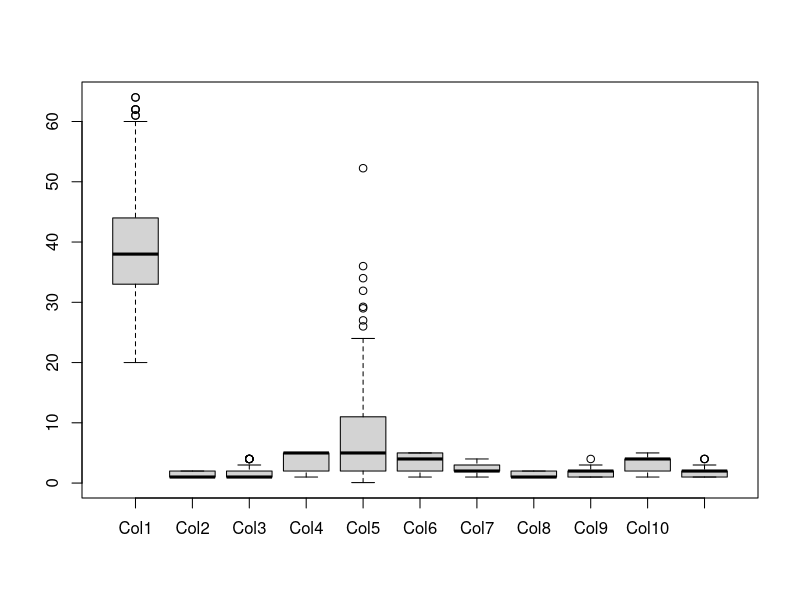
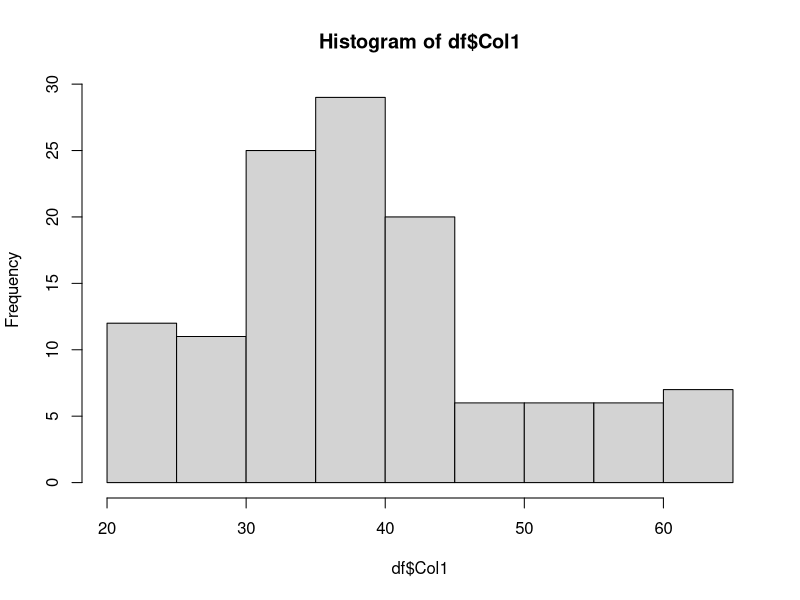
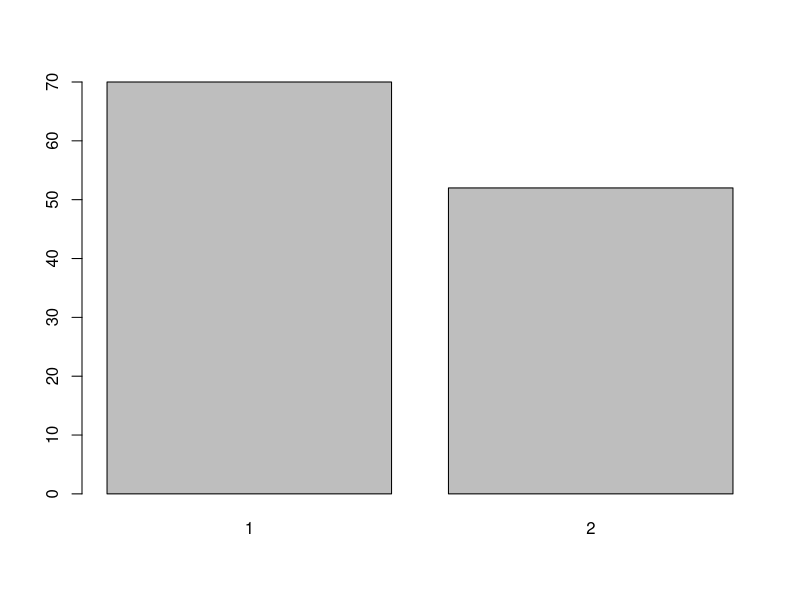
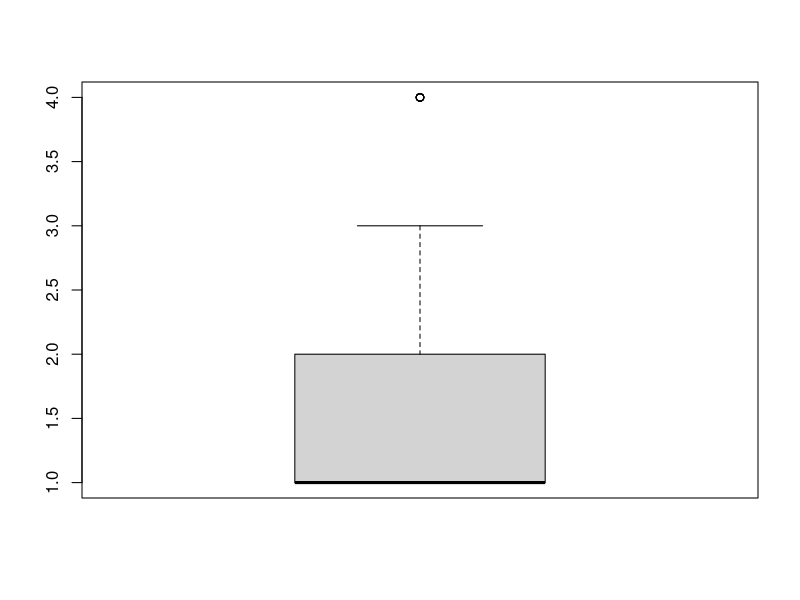
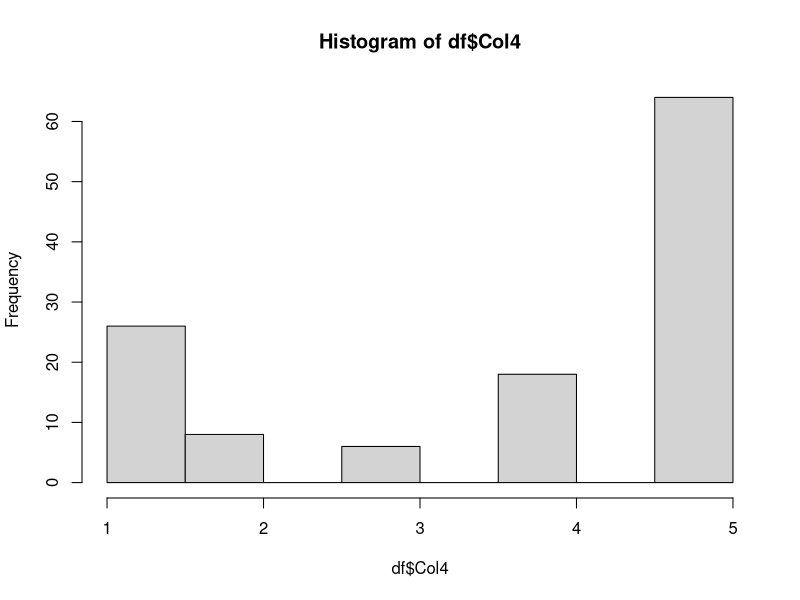
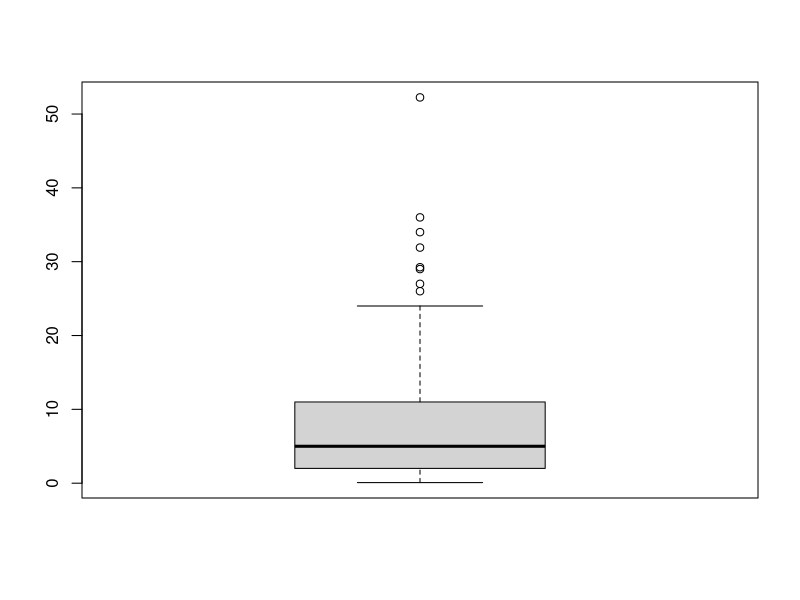
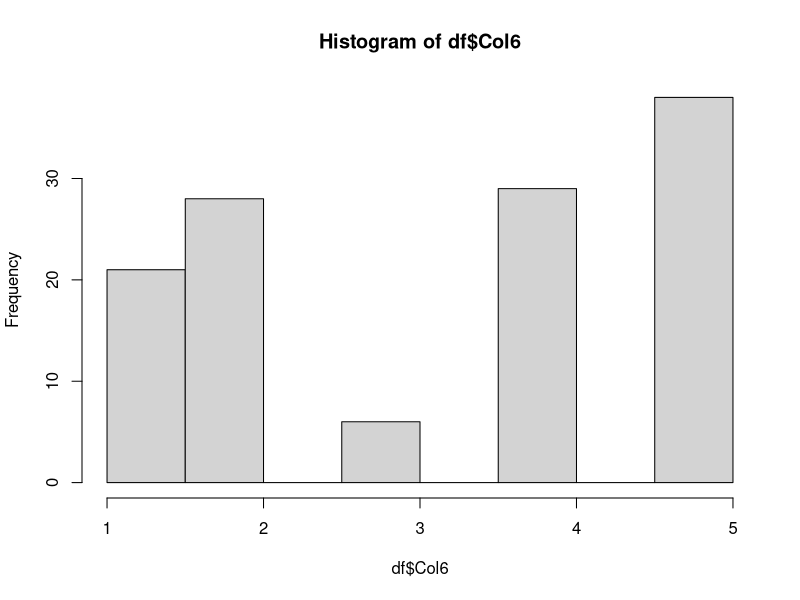
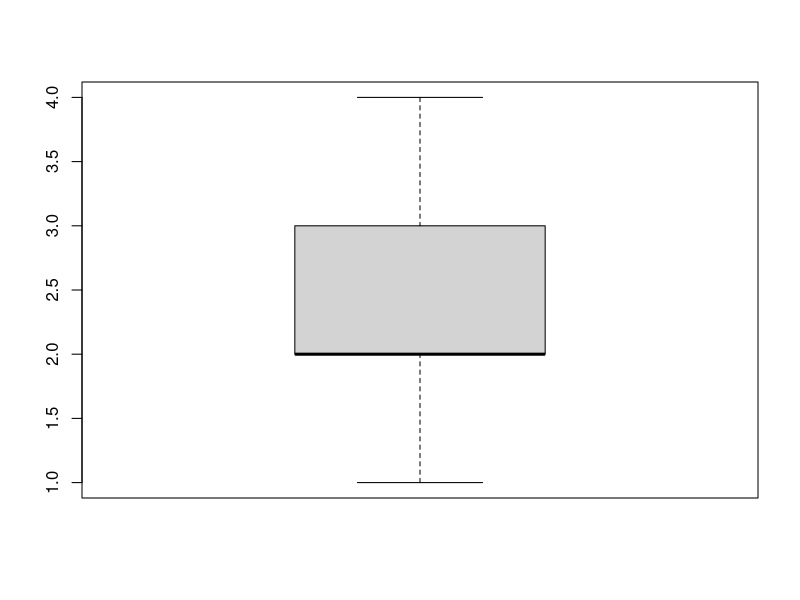

Generate these figures, in order, with R:
## ---- chunk 1
# Load Dataset
library(readxl)
df <- read_excel("Typical_Employee_Survey_Data.xlsx", col_names = FALSE)

# Add Column Names (Header)
colnames(df) <- c("Col1","Col2","Col3","Col4","Col5","Col6","Col7","Col8","Col9","Col10","Col11")

# Five point summary of Each Column
fivenum(df$Col1)
fivenum(df$Col2)
fivenum(df$Col3)
fivenum(df$Col4)
fivenum(df$Col5)
fivenum(df$Col6)
fivenum(df$Col7)
fivenum(df$Col8)
fivenum(df$Col9)
fivenum(df$Col10)
fivenum(df$Col11)

# Box plot
boxplot(df)


# Converting to Factors
df$Col2<-as.factor(df$Col2)
df$Col8<-as.factor(df$Col8)

str(df)

# Different Plots for each Column
hist(df$Col1)
plot(df$Col2)
boxplot(df$Col3)
hist(df$Col4)
boxplot(df$Col5)
hist(df$Col6)
boxplot(df$Col7)
boxplot(df$Col8)
boxplot(df$Col9)
barplot(df$Col10)
hist(df$Col11)

# Scatter Plots
plot(df$Col1, df$Col5)
plot(df$Col10, df$Col6)
plot(df$Col3, df$Col11)
plot(df$Col6, df$Col8)
plot(df$Col8, df$Col2)
